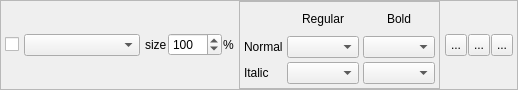
<?xml version="1.0" encoding="UTF-8"?>
<ui version="4.0">
 <class>FontFrame</class>
 <widget class="QFrame" name="FontFrame">
  <property name="geometry">
   <rect>
    <x>0</x>
    <y>0</y>
    <width>518</width>
    <height>90</height>
   </rect>
  </property>
  <property name="windowTitle">
   <string notr="true"/>
  </property>
  <property name="frameShape">
   <enum>QFrame::Shape::StyledPanel</enum>
  </property>
  <property name="frameShadow">
   <enum>QFrame::Shadow::Raised</enum>
  </property>
  <layout class="QHBoxLayout" name="horizontalLayout" stretch="0,1,0,0,0">
   <property name="spacing">
    <number>5</number>
   </property>
   <property name="sizeConstraint">
    <enum>QLayout::SizeConstraint::SetMinimumSize</enum>
   </property>
   <property name="leftMargin">
    <number>4</number>
   </property>
   <property name="topMargin">
    <number>0</number>
   </property>
   <property name="rightMargin">
    <number>4</number>
   </property>
   <property name="bottomMargin">
    <number>0</number>
   </property>
   <item>
    <widget class="QCheckBox" name="Use">
     <property name="text">
      <string/>
     </property>
    </widget>
   </item>
   <item>
    <widget class="QComboBox" name="tag">
     <property name="sizePolicy">
      <sizepolicy hsizetype="MinimumExpanding" vsizetype="Fixed">
       <horstretch>0</horstretch>
       <verstretch>0</verstretch>
      </sizepolicy>
     </property>
     <property name="sizeAdjustPolicy">
      <enum>QComboBox::SizeAdjustPolicy::AdjustToContents</enum>
     </property>
    </widget>
   </item>
   <item>
    <layout class="QHBoxLayout" name="horizontalLayout_3">
     <property name="spacing">
      <number>1</number>
     </property>
     <item>
      <widget class="QLabel" name="label_2">
       <property name="text">
        <string>size</string>
       </property>
      </widget>
     </item>
     <item>
      <widget class="QSpinBox" name="fontSize">
       <property name="minimum">
        <number>20</number>
       </property>
       <property name="maximum">
        <number>1000</number>
       </property>
       <property name="singleStep">
        <number>10</number>
       </property>
       <property name="value">
        <number>100</number>
       </property>
      </widget>
     </item>
     <item>
      <widget class="QLabel" name="label">
       <property name="text">
        <string notr="true">%</string>
       </property>
      </widget>
     </item>
    </layout>
   </item>
   <item>
    <widget class="QFrame" name="frame">
     <property name="frameShape">
      <enum>QFrame::Shape::StyledPanel</enum>
     </property>
     <layout class="QGridLayout" name="gridLayout_2" columnstretch="0,1,1">
      <property name="leftMargin">
       <number>4</number>
      </property>
      <property name="topMargin">
       <number>4</number>
      </property>
      <property name="rightMargin">
       <number>4</number>
      </property>
      <property name="bottomMargin">
       <number>4</number>
      </property>
      <property name="spacing">
       <number>4</number>
      </property>
      <item row="2" column="0">
       <widget class="QLabel" name="label_6">
        <property name="text">
         <string>Italic</string>
        </property>
       </widget>
      </item>
      <item row="1" column="0">
       <widget class="QLabel" name="label_5">
        <property name="text">
         <string>Normal</string>
        </property>
       </widget>
      </item>
      <item row="2" column="1">
       <widget class="QComboBox" name="font_i">
        <property name="sizePolicy">
         <sizepolicy hsizetype="MinimumExpanding" vsizetype="Fixed">
          <horstretch>0</horstretch>
          <verstretch>0</verstretch>
         </sizepolicy>
        </property>
        <property name="maximumSize">
         <size>
          <width>16777215</width>
          <height>16777215</height>
         </size>
        </property>
       </widget>
      </item>
      <item row="1" column="1">
       <widget class="QComboBox" name="font">
        <property name="sizePolicy">
         <sizepolicy hsizetype="MinimumExpanding" vsizetype="Fixed">
          <horstretch>0</horstretch>
          <verstretch>0</verstretch>
         </sizepolicy>
        </property>
        <property name="maximumSize">
         <size>
          <width>16777215</width>
          <height>16777215</height>
         </size>
        </property>
       </widget>
      </item>
      <item row="0" column="1">
       <widget class="QLabel" name="label_3">
        <property name="text">
         <string>Regular</string>
        </property>
        <property name="alignment">
         <set>Qt::AlignmentFlag::AlignCenter</set>
        </property>
       </widget>
      </item>
      <item row="0" column="2">
       <widget class="QLabel" name="label_4">
        <property name="text">
         <string>Bold</string>
        </property>
        <property name="alignment">
         <set>Qt::AlignmentFlag::AlignCenter</set>
        </property>
       </widget>
      </item>
      <item row="1" column="2">
       <widget class="QComboBox" name="font_b">
        <property name="sizePolicy">
         <sizepolicy hsizetype="MinimumExpanding" vsizetype="Fixed">
          <horstretch>0</horstretch>
          <verstretch>0</verstretch>
         </sizepolicy>
        </property>
        <property name="maximumSize">
         <size>
          <width>16777215</width>
          <height>16777215</height>
         </size>
        </property>
       </widget>
      </item>
      <item row="2" column="2">
       <widget class="QComboBox" name="font_bi">
        <property name="sizePolicy">
         <sizepolicy hsizetype="MinimumExpanding" vsizetype="Fixed">
          <horstretch>0</horstretch>
          <verstretch>0</verstretch>
         </sizepolicy>
        </property>
        <property name="maximumSize">
         <size>
          <width>16777215</width>
          <height>16777215</height>
         </size>
        </property>
       </widget>
      </item>
     </layout>
     <zorder>label_3</zorder>
     <zorder>label_6</zorder>
     <zorder>font</zorder>
     <zorder>font_i</zorder>
     <zorder>label_5</zorder>
     <zorder>label_4</zorder>
     <zorder>font_b</zorder>
     <zorder>font_bi</zorder>
    </widget>
   </item>
   <item>
    <layout class="QHBoxLayout" name="horizontalLayout_2">
     <property name="spacing">
      <number>1</number>
     </property>
     <item>
      <widget class="QToolButton" name="Up">
       <property name="maximumSize">
        <size>
         <width>22</width>
         <height>22</height>
        </size>
       </property>
       <property name="text">
        <string notr="true">...</string>
       </property>
       <property name="icon">
        <iconset theme="go-up"/>
       </property>
      </widget>
     </item>
     <item>
      <widget class="QToolButton" name="Down">
       <property name="maximumSize">
        <size>
         <width>22</width>
         <height>22</height>
        </size>
       </property>
       <property name="text">
        <string notr="true">...</string>
       </property>
       <property name="icon">
        <iconset theme="go-down"/>
       </property>
      </widget>
     </item>
     <item>
      <widget class="QToolButton" name="del">
       <property name="maximumSize">
        <size>
         <width>22</width>
         <height>22</height>
        </size>
       </property>
       <property name="text">
        <string notr="true">...</string>
       </property>
       <property name="icon">
        <iconset theme="edit-delete"/>
       </property>
      </widget>
     </item>
    </layout>
   </item>
  </layout>
 </widget>
 <resources/>
 <connections/>
</ui>
